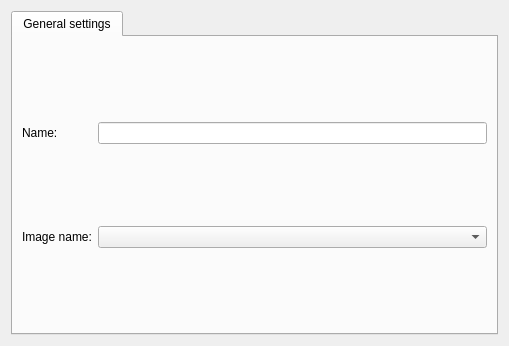
<?xml version="1.0" encoding="UTF-8"?>
<ui version="4.0">
 <class>dockerVMConfigPageWidget</class>
 <widget class="QWidget" name="dockerVMConfigPageWidget">
  <property name="geometry">
   <rect>
    <x>0</x>
    <y>0</y>
    <width>509</width>
    <height>346</height>
   </rect>
  </property>
  <property name="windowTitle">
   <string>Docker image configuration</string>
  </property>
  <layout class="QVBoxLayout" name="verticalLayout">
   <item>
    <widget class="QTabWidget" name="uiTabWidget">
     <property name="currentIndex">
      <number>0</number>
     </property>
     <widget class="QWidget" name="tab">
      <attribute name="title">
       <string>General settings</string>
      </attribute>
      <layout class="QGridLayout" name="gridLayout">
       <item row="0" column="0">
        <widget class="QLabel" name="uiNameLabel">
         <property name="text">
          <string>Name:</string>
         </property>
        </widget>
       </item>
       <item row="0" column="1">
        <widget class="QLineEdit" name="uiNameLineEdit"/>
       </item>
       <item row="1" column="0">
        <widget class="QLabel" name="uiImageListLabel">
         <property name="text">
          <string>Image name:</string>
         </property>
        </widget>
       </item>
       <item row="1" column="1">
        <widget class="QComboBox" name="uiImageListComboBox">
         <property name="sizePolicy">
          <sizepolicy hsizetype="Expanding" vsizetype="Fixed">
           <horstretch>0</horstretch>
           <verstretch>0</verstretch>
          </sizepolicy>
         </property>
        </widget>
       </item>
      </layout>
     </widget>
    </widget>
   </item>
  </layout>
 </widget>
 <resources/>
 <connections/>
</ui>
